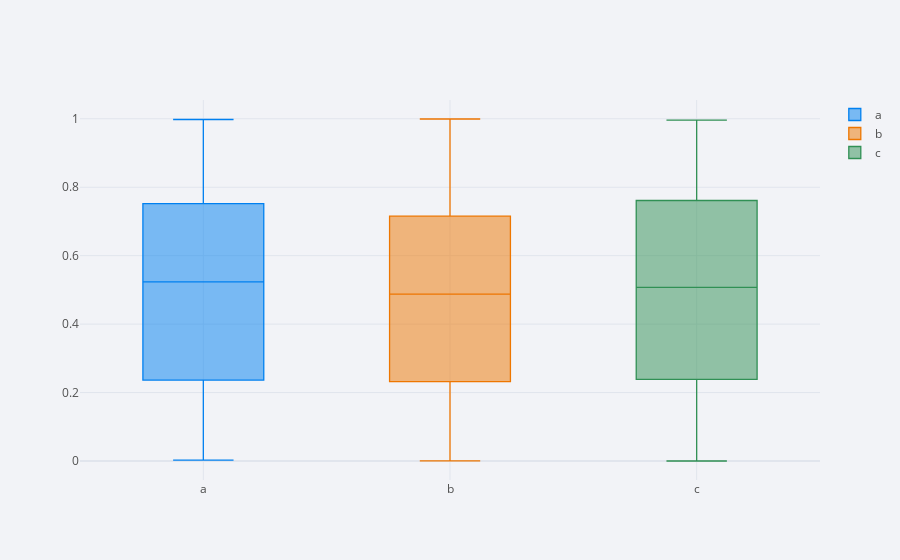

Here is the notebook cell this chart was saved with:
### Code cell
df.iplot(kind= "box")

### Figure 1 — Plotly figure (JSON) as saved in the notebook; plotly's stock layout.template omitted (floating-point values rounded to 4 significant figures; data arrays with more than 128 entries replaced by an {"elided": "..."} marker saying what was removed)
{"data": [{"boxpoints": false, "line": {"width": 1.3}, "marker": {"color": "rgba(0, 128, 240, 1.0)"}, "name": "a", "orientation": "v", "type": "box", "y": {"elided": "300 float values"}}, {"boxpoints": false, "line": {"width": 1.3}, "marker": {"color": "rgba(238, 118, 0, 1.0)"}, "name": "b", "orientation": "v", "type": "box", "y": {"elided": "300 float values"}}, {"boxpoints": false, "line": {"width": 1.3}, "marker": {"color": "rgba(48, 144, 84, 1.0)"}, "name": "c", "orientation": "v", "type": "box", "y": {"elided": "300 float values"}}], "layout": {"legend": {"bgcolor": "#F2F3F7", "font": {"color": "#505050"}}, "paper_bgcolor": "#F2F3F7", "plot_bgcolor": "#F2F3F7", "title": {"font": {"color": "#484848"}}, "xaxis": {"gridcolor": "#E1E5ED", "showgrid": true, "tickfont": {"color": "#505050"}, "title": {"font": {"color": "#505050"}, "text": ""}, "zerolinecolor": "#E1E5ED"}, "yaxis": {"gridcolor": "#E1E5ED", "showgrid": true, "tickfont": {"color": "#505050"}, "title": {"font": {"color": "#505050"}, "text": ""}, "zerolinecolor": "#E1E5ED"}}}
